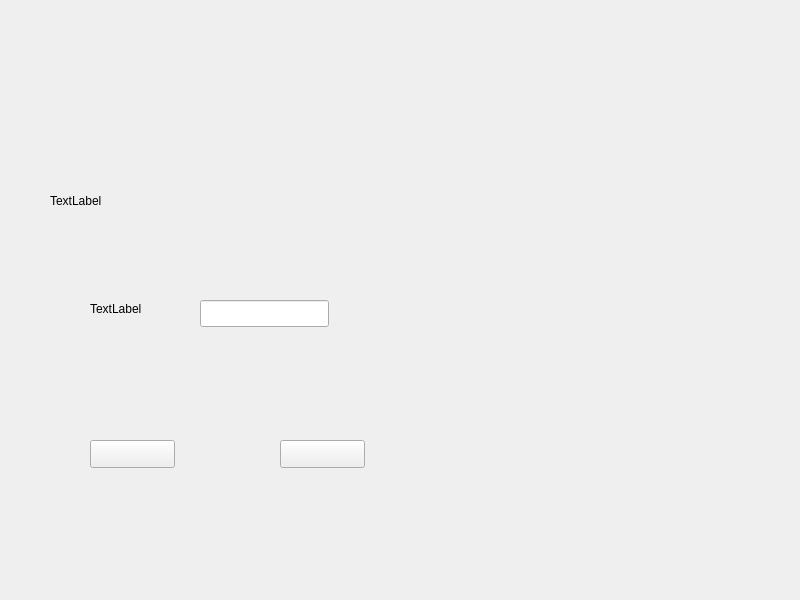
<?xml version="1.0" encoding="UTF-8"?>
<ui version="4.0">
 <class>takepackagepage</class>
 <widget class="QWidget" name="takepackagepage">
  <property name="geometry">
   <rect>
    <x>0</x>
    <y>0</y>
    <width>800</width>
    <height>600</height>
   </rect>
  </property>
  <property name="minimumSize">
   <size>
    <width>800</width>
    <height>600</height>
   </size>
  </property>
  <property name="maximumSize">
   <size>
    <width>800</width>
    <height>641</height>
   </size>
  </property>
  <property name="windowTitle">
   <string>Form</string>
  </property>
  <layout class="QVBoxLayout" name="verticalLayout_3">
   <property name="margin">
    <number>0</number>
   </property>
   <item>
    <layout class="QHBoxLayout" name="horizontalLayout_3">
     <property name="topMargin">
      <number>80</number>
     </property>
     <property name="rightMargin">
      <number>70</number>
     </property>
     <item>
      <widget class="QStackedWidget" name="stackedWidget">
       <property name="minimumSize">
        <size>
         <width>0</width>
         <height>600</height>
        </size>
       </property>
       <property name="maximumSize">
        <size>
         <width>16777215</width>
         <height>600</height>
        </size>
       </property>
       <property name="currentIndex">
        <number>1</number>
       </property>
       <widget class="QWidget" name="page">
        <layout class="QVBoxLayout" name="verticalLayout_2">
         <property name="spacing">
          <number>0</number>
         </property>
         <property name="topMargin">
          <number>80</number>
         </property>
         <property name="bottomMargin">
          <number>20</number>
         </property>
         <item>
          <layout class="QVBoxLayout" name="verticalLayout">
           <property name="bottomMargin">
            <number>30</number>
           </property>
           <item>
            <layout class="QHBoxLayout" name="horizontalLayout">
             <property name="leftMargin">
              <number>40</number>
             </property>
             <property name="topMargin">
              <number>80</number>
             </property>
             <property name="rightMargin">
              <number>0</number>
             </property>
             <property name="bottomMargin">
              <number>0</number>
             </property>
             <item>
              <widget class="QLabel" name="pageLabel">
               <property name="text">
                <string>TextLabel</string>
               </property>
              </widget>
             </item>
             <item>
              <widget class="CKeyBoardLineEdit" name="getCode_lineEdit"/>
             </item>
             <item>
              <widget class="QPushButton" name="okBtn_takePack">
               <property name="text">
                <string/>
               </property>
              </widget>
             </item>
            </layout>
           </item>
           <item>
            <layout class="QHBoxLayout" name="horizontalLayout_2">
             <property name="leftMargin">
              <number>50</number>
             </property>
             <property name="topMargin">
              <number>110</number>
             </property>
             <property name="bottomMargin">
              <number>150</number>
             </property>
             <item>
              <widget class="QPushButton" name="againBtn">
               <property name="text">
                <string/>
               </property>
              </widget>
             </item>
             <item>
              <widget class="QPushButton" name="quitBtn">
               <property name="text">
                <string/>
               </property>
              </widget>
             </item>
            </layout>
           </item>
          </layout>
         </item>
        </layout>
       </widget>
       <widget class="QWidget" name="page_2">
        <widget class="QLabel" name="page2Label">
         <property name="geometry">
          <rect>
           <x>90</x>
           <y>220</y>
           <width>66</width>
           <height>17</height>
          </rect>
         </property>
         <property name="text">
          <string>TextLabel</string>
         </property>
        </widget>
        <widget class="CKeyBoardLineEdit" name="phone_lineEdit">
         <property name="geometry">
          <rect>
           <x>200</x>
           <y>220</y>
           <width>129</width>
           <height>27</height>
          </rect>
         </property>
        </widget>
        <widget class="QPushButton" name="okBtn_getCode">
         <property name="geometry">
          <rect>
           <x>90</x>
           <y>360</y>
           <width>85</width>
           <height>28</height>
          </rect>
         </property>
         <property name="text">
          <string/>
         </property>
        </widget>
        <widget class="QPushButton" name="cancelBtn">
         <property name="geometry">
          <rect>
           <x>280</x>
           <y>360</y>
           <width>85</width>
           <height>28</height>
          </rect>
         </property>
         <property name="text">
          <string/>
         </property>
        </widget>
        <widget class="QLabel" name="label">
         <property name="geometry">
          <rect>
           <x>50</x>
           <y>100</y>
           <width>181</width>
           <height>41</height>
          </rect>
         </property>
         <property name="text">
          <string>TextLabel</string>
         </property>
        </widget>
       </widget>
      </widget>
     </item>
     <item>
      <widget class="QWidget" name="widget" native="true">
       <property name="minimumSize">
        <size>
         <width>277</width>
         <height>348</height>
        </size>
       </property>
       <property name="maximumSize">
        <size>
         <width>277</width>
         <height>348</height>
        </size>
       </property>
      </widget>
     </item>
    </layout>
   </item>
  </layout>
 </widget>
 <customwidgets>
  <customwidget>
   <class>CKeyBoardLineEdit</class>
   <extends>QLineEdit</extends>
   <header>mylineedit.h</header>
  </customwidget>
 </customwidgets>
 <resources/>
 <connections/>
</ui>
